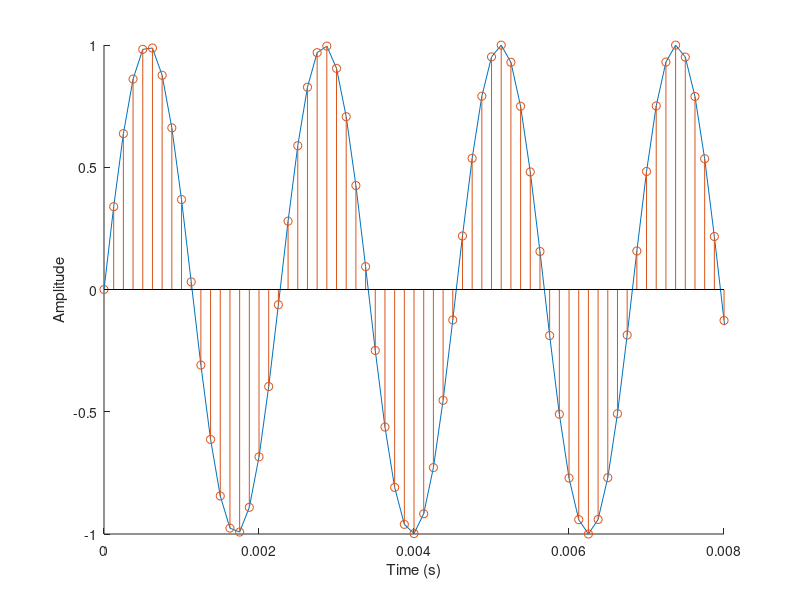

Reproduce this figure in MATLAB. (Note: this script raises an error after producing the figure.)
Fs=8000;                                                                     % freq given in lab handout
Ts=1/Fs;                                                                     % formula for sampling time
F0=440;                                                                      % initial frequency - given in lab handout
DUR = 2;                                                                     % duration of signal - given in lab handout
T = linspace(0,DUR,Fs*DUR);                                                  % vector of times to be sampled
wave = sin(2*pi*F0*T);                                                       % fundamental signal

if (F0 >= Fs/2)                                                              % checks to see if meets Nyquist reqs
    nyq = "BEYOND Nyquist";
else
    nyq = "MEETS Nyquist";
end
hold on
plot(T,wave);
stem(T,wave);
xlim([0 0.008])                                                              % changes limits on x axis for higher visibility
xlabel("Time (s)");
ylabel("Amplitude");
title ("Signal for A Note--"+nyq);
sound(wave,Fs);                                                              % plays sound produced by graphed signal
pause (8);                                                                   % holds the graph for 3 seconds
hold off
for harmonic = 3:4:13                                                        % traverses through 3 to 13 in increments of 4
    wave = wave + sin(2*harmonic*pi*F0*T)/harmonic;                          % adds lower harmonic to the signal 
    wave = wave + sin(2*(harmonic+2)*pi*F0*T)/(harmonic+2);                  % adds higher harmonic to the signal 
    plot(T,wave);
    xlim([0 0.008])
    xlabel("Time (s)");
    ylabel("Amplitude");
    if (F0*harmonic >= Fs/2)                                                 % determines if meets Nyquist reqs
        nyq = "BEYOND Nyquist";
        else
        nyq = "MEETS Nyquist";
    end
    title("Signal with "+harmonic+" and "+(harmonic+2)+" harmonics--"+nyq);
    sound(wave,Fs);
    pause(8);
end


hold on                                                                      % keeps previous plot visible
fs2=80000;                                                                   % freq given in lab handout
ts2=1/fs2;                                                                   % formula for sampling time
t2 = linspace(0,DUR,fs2*DUR);                                                % vector of times to be samples
wave2 = 0;                                                                   % initializes wave2 variable
for harmonic = 1:2:13                                                        % traverse from 1 to 13 in increments of 2
    wave2 = wave2 + sin (2*pi*harmonic*F0*t2)/harmonic;                      % adds harmonic to the signal
end
sound(wave2, fs2);
title ('Waveform up to 13th Harmonic at 80,000Hz');
plot(t2, wave2);

